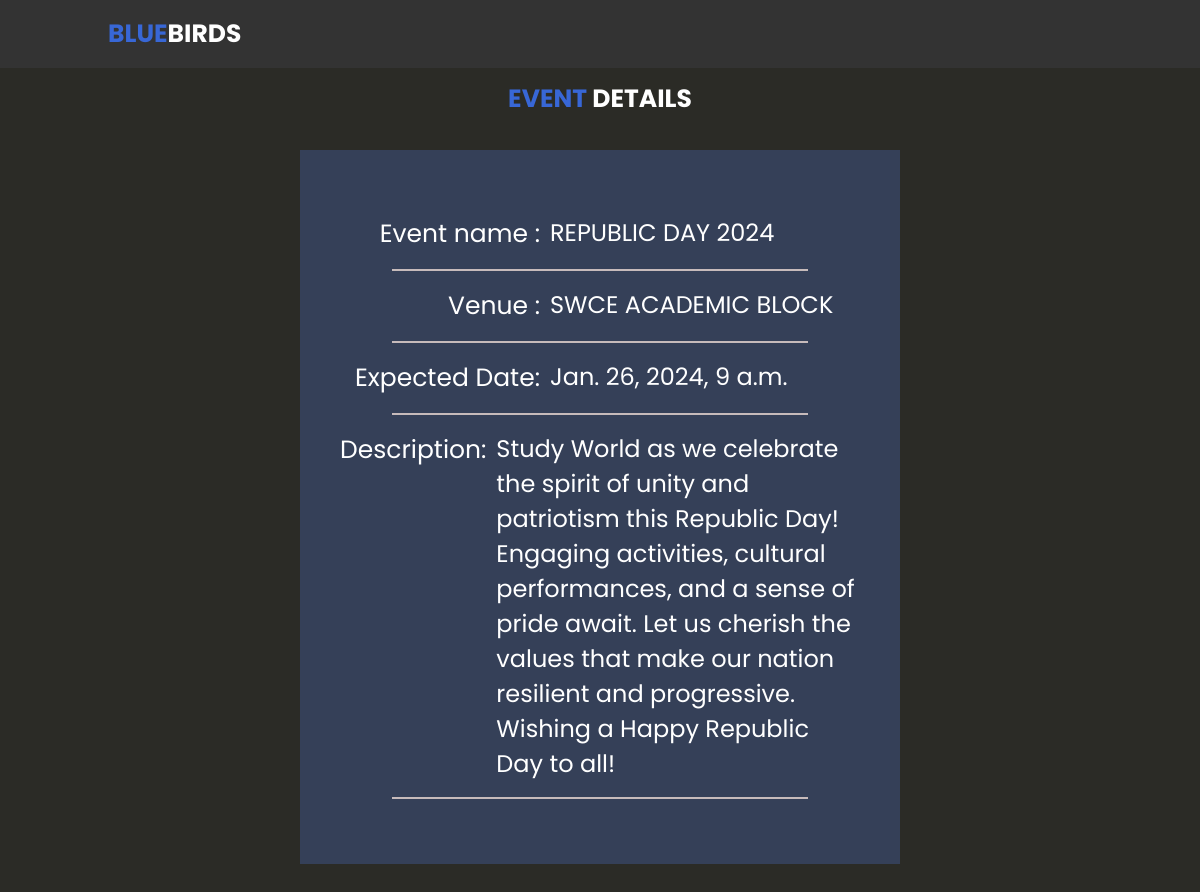
Screenshot of /detailed_event/20/ with the database file from the repository.
### authentication/models.py (models this page shows, shortened)
class Event(models.Model):
    name = models.CharField(max_length=200)
    description = models.TextField()
    start_time = models.DateTimeField()
    end_time = models.DateTimeField()
    venue = models.CharField(max_length=200)
    organizer = models.ForeignKey(Profile, on_delete=models.CASCADE, related_name='organized_events')
    created_at = models.DateTimeField(auto_now_add=True)
    updated_at = models.DateTimeField(auto_now=True)
    approved = models.BooleanField(default=False)

### authentication/views.py (the view)
# urls.py: path('detailed_event/<int:event_id>/',detailed_event,name='detailed_event'),
def detailed_event(request,event_id):
	event = get_object_or_404(Event, id=event_id)
	return render(request,'authentication/showEvent.html',{'event':event})

### authentication/templates/authentication/showEvent.html (shortened to what this page needs)
{% load static %}
<!DOCTYPE html>
<html lang="en">
<head>
    <link rel="stylesheet" href={% static "styles.css" %} />
    <link rel="stylesheet" href={% static "showEvent.css" %} />
</head>
<body>
    <header class="nav">
        <a href="#" class="logo"><span>BLUE</span>BIRDS</a>
    </header>
    <div class="content" >
        <center>
            <br><br><br><br><br>
        <h2 class="event"><span>Event</span> Details</h2><br /><br>
        <div class="div_deg">
                <div class="box">
                    <label class="label" for="">Event name :</label>
                    <div class="details">{{event.name}}</div>
                </div>
                <br>
                <hr>
                <br>
                <div class="box">
                    <label  class="label" for="">Venue :</label>
                    <div class="details">{{event.venue}}</div>
                </div>
                <br>
                <hr>
                <br>
                <div class="box">
                    <label class="label" for="">Expected Date:</label>
                    <div class="details">{{event.start_time}}</div>
                </div>
                <br>
                <hr>
                <br>
                <div class="box">
                    <div style="display: inline-flex;color: #fff; font-size: 2.5rem;"> Description:</div>
                    <div class="details">{{event.description}}</div>
                </div>
                <br>
                <hr>
        </div>
        </center>
       </div>
       <br><br><br>
</body>
</html>

### authentication/static/styles.css (style rules this page uses)
:root { --theme-color: #3867d6; }
* { font-family: "Poppins", sans-serif; margin: 0; padding: 0; box-sizing: border-box; outline: none; border: none; text-decoration: none; transition: 0.2s linear; }
html { font-size: 62.5%; overflow-x: hidden; scroll-padding-top: 7rem; scroll-behavior: smooth; }
body { background: #2b2b26; }
.nav { position: fixed; top: 0; left: 0; right: 0; z-index: 10000; background: #333; display: flex; align-items: center; justify-content: space-between; padding: 1.5rem 9%; }
.nav .logo { font-weight: bolder; color: #fff; font-size: 2.5rem; }
.nav .logo span { color: var(--theme-color); }

### authentication/static/showEvent.css (style rules this page uses)
.box { display: flex; }
.details { color: white; font-size:x-large; margin-left: 10px; text-align: left; }
hr { height: 2px; background-color: rgb(199, 187, 187); width: 80%; }
.label { display: inline-block; text-align:right; color: #fff; font-size: 2.5rem; width:200px; }
.div_deg { background-color: #354058; width:600px; padding-top:65px; padding-bottom:65px; padding-left: 40px; padding-right: 40px; }
.content h2 { color: #fff; font-size: 2.5rem; text-transform: uppercase; }
.content h2 span { color: var(--theme-color); text-transform: uppercase; }

### rows the page displays
Event: name "REPUBLIC DAY 2024", venue "SWCE ACADEMIC BLOCK", start_time "Jan. 26, 2024, 9 a.m.", description "Study World as we celebrate the spirit of unity and patriotism this Republic Day! Engaging activities, cultural performances, and a sense of pride await. Let us cherish the values that make our nation resilient and progressive. Wishing a Happy Republic Day to all!"
